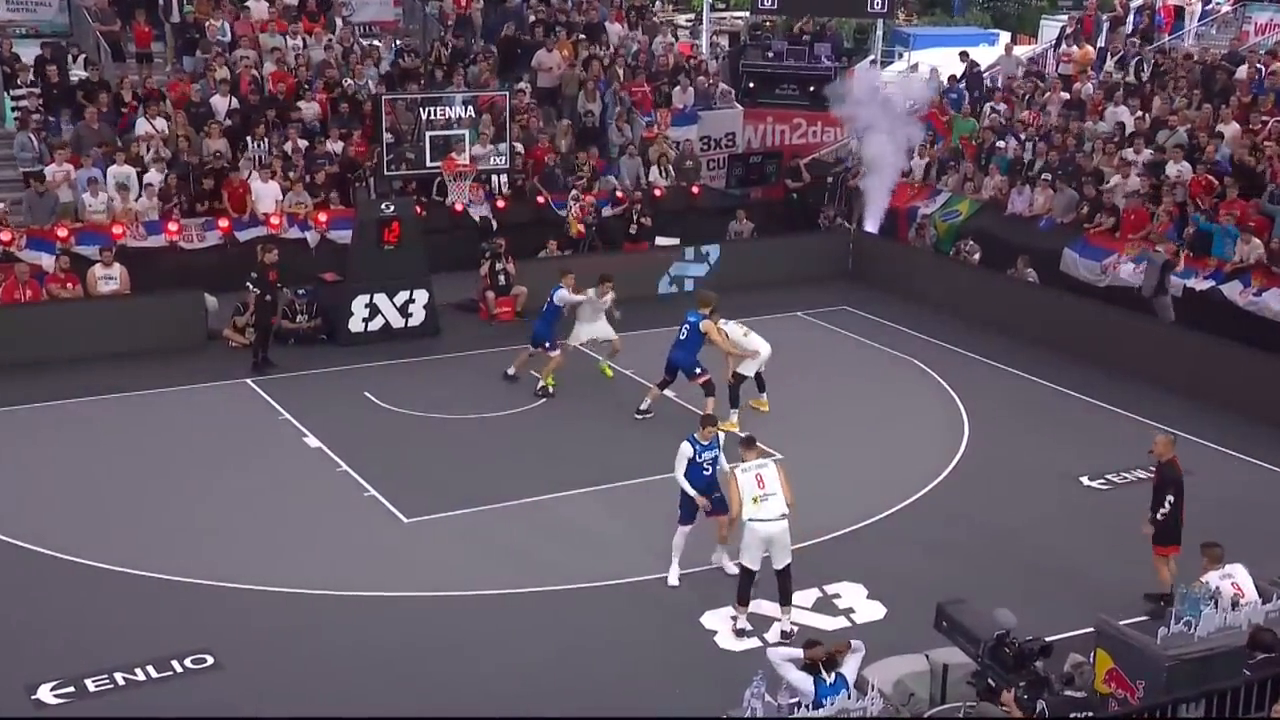
#> input picture frame 99 of media/footage/calibration_test.mov, 1280 x 720 px, given in place of court_footage.mp4, which was not available
$ python new_calibration.py
#> lines starting #> are read from the running program, lines starting #| are printed output that depends on the picture; after the words box and inside, x2 and y2 are one past the last pixel; in counts of white or black regions, pixels touching at a corner belong together; pictures that were not available may be replaced by others from this repository, and a replacement may not be noted
import cv2
import json
import math
import numpy as np

VIDEO_PATH = "media/footage/court_footage.mp4"
FRAME_ID = 100

# ---------------------------------------------------------
# LANDMARK PAIRS: pixel -> official meters
# (Adjust the pixel values if the overlay is off)
# ---------------------------------------------------------
PIXEL_POINTS = [
    (585, 520),    # key left  @ baseline
    (1195, 470),   # key right @ baseline
    (620, 700),    # key left  @ free-throw line
    (1250, 640),   # key right @ free-throw line
    (375, 570),    # arc straight left  @ baseline
    (1440, 540),   # arc straight right @ baseline
]

OFFICIAL_POINTS = [
    (-2.45, 0.0),
    ( 2.45, 0.0),
    (-2.45, 5.80),
    ( 2.45, 5.80),
    (-6.60, 0.0),
    ( 6.60, 0.0),
]

H2, _ = cv2.findHomography(
    np.float32(PIXEL_POINTS),
    np.float32(OFFICIAL_POINTS)
)

with open("data/calibration/calibration_official.json", "w") as f:
    json.dump({"homography_matrix": H2.tolist()}, f, indent=2)

H2_inv = np.linalg.inv(H2)

def off_to_pixel(p):
    v = np.array([p[0], p[1], 1.0], dtype=np.float32)
    t = H2_inv @ v
    return (int(round(t[0] / t[2])), int(round(t[1] / t[2])))

cap = cv2.VideoCapture(VIDEO_PATH)
cap.set(cv2.CAP_PROP_POS_FRAMES, FRAME_ID - 1)
ret, frame = cap.read()
#> frame is the input picture: shape (720, 1280, 3); mean B, G, R 96.9, 83.3, 96.8
cap.release()

# Boundary (yellow)
for a, b in [((-7.5,0),(7.5,0)), ((7.5,0),(7.5,11)),
             ((7.5,11),(-7.5,11)), ((-7.5,11),(-7.5,0))]:
    cv2.line(frame, off_to_pixel(a), off_to_pixel(b), (255,255,0), 2)
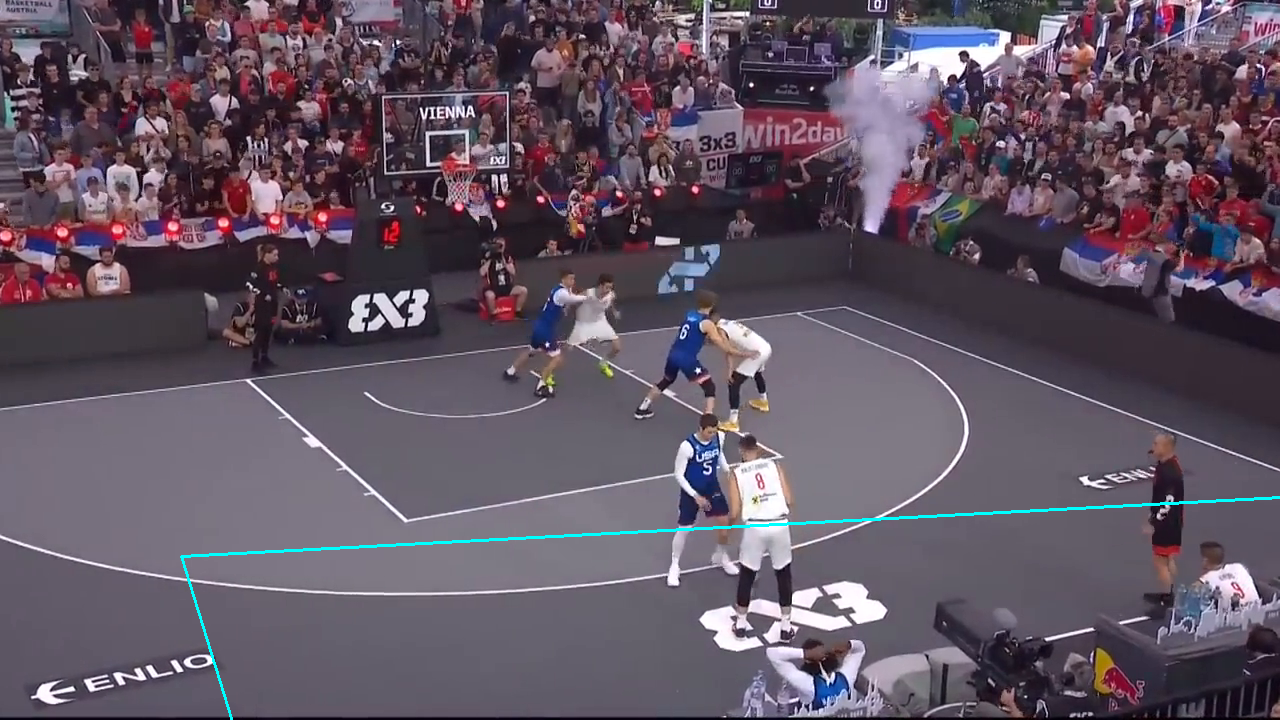
#> frame: shape (720, 1280, 3); 0.41% of pixels changed, all inside (x1, y1, x2, y2) = (180, 496, 1280, 720)

# Key (cyan)
for a, b in [((-2.45,0),(2.45,0)), ((2.45,0),(2.45,5.8)),
             ((2.45,5.8),(-2.45,5.8)), ((-2.45,5.8),(-2.45,0))]:
    cv2.line(frame, off_to_pixel(a), off_to_pixel(b), (0,255,255), 2)
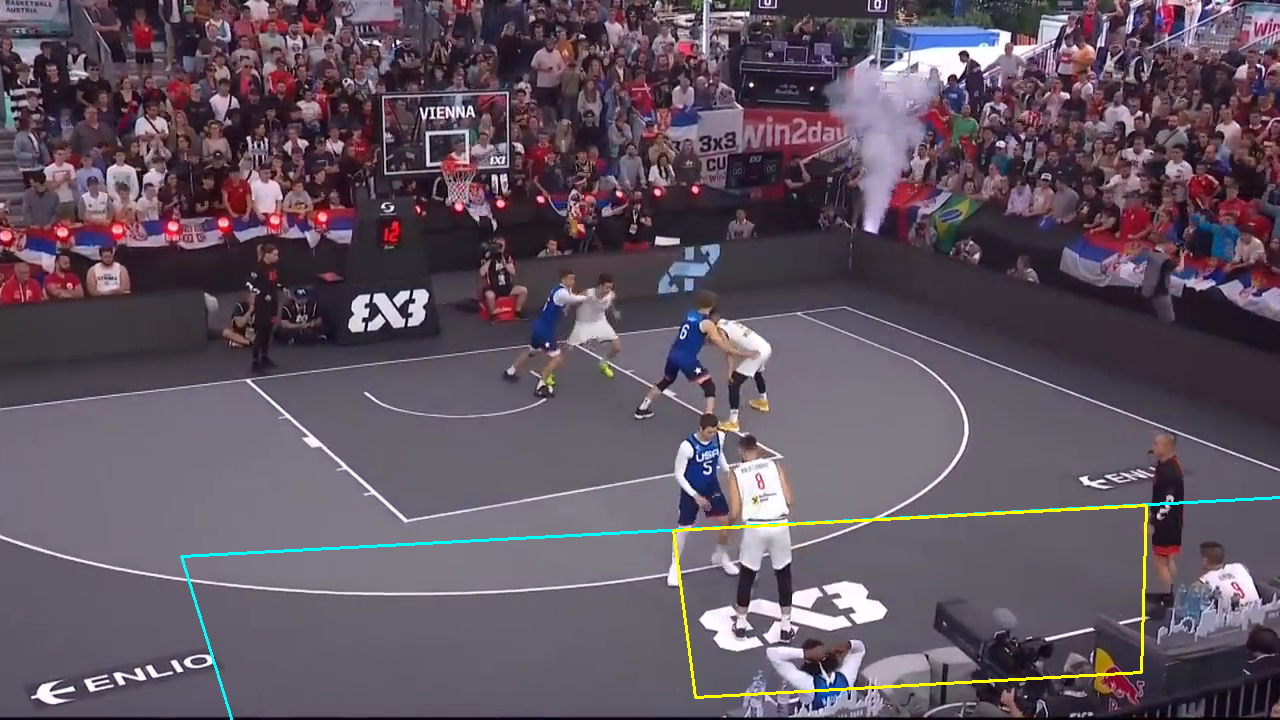
#> frame: shape (720, 1280, 3); 0.41% of pixels changed, all inside (x1, y1, x2, y2) = (672, 504, 1148, 699)

# Arc straights + arc (green)
cv2.line(frame, off_to_pixel((-6.6,0)), off_to_pixel((-6.6,2.99)), (0,255,0), 2)
#> frame: shape (720, 1280, 3); 0.03% of pixels changed, all inside (x1, y1, x2, y2) = (268, 550, 295, 641)
cv2.line(frame, off_to_pixel((6.6,0)),  off_to_pixel((6.6,2.99)),  (0,255,0), 2)

prev = None
for deg in range(0, 181, 3):
    t = math.radians(deg)
    p = (6.75*math.cos(t), 1.575 + 6.75*math.sin(t))
    px = off_to_pixel(p)
    if prev:
        cv2.line(frame, prev, px, (0,255,0), 2)
    prev = px
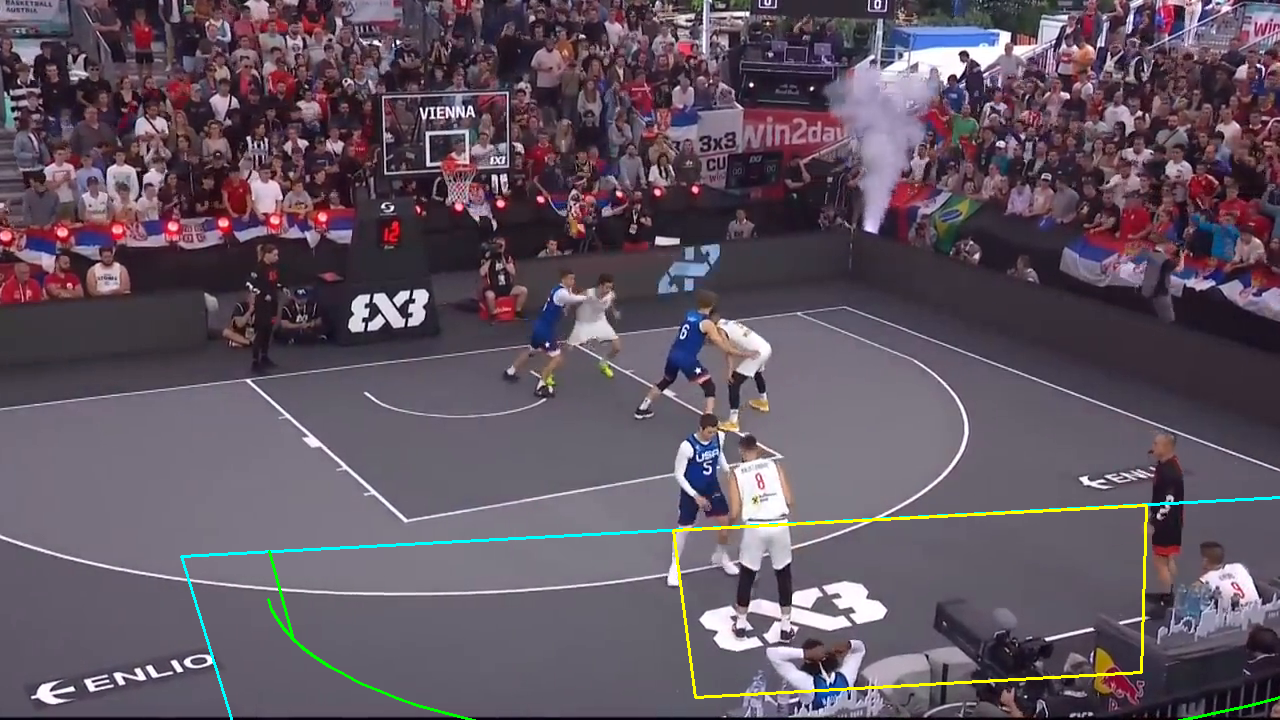
#> frame: shape (720, 1280, 3); mean B, G, R 96.7, 84.6, 96.9

# Hoop (red)
cv2.circle(frame, off_to_pixel((0, 1.575)), 6, (0,0,255), -1)
#> frame: shape (720, 1280, 3); 0.01% of pixels changed, all inside (x1, y1, x2, y2) = (906, 559, 919, 572)

cv2.imwrite("media/checks/official_calibration_check.jpg", frame)
print("Saved media/checks/official_calibration_check.jpg")
print("CHECK: green arc on painted arc, cyan key on painted key, red dot on rim.")
